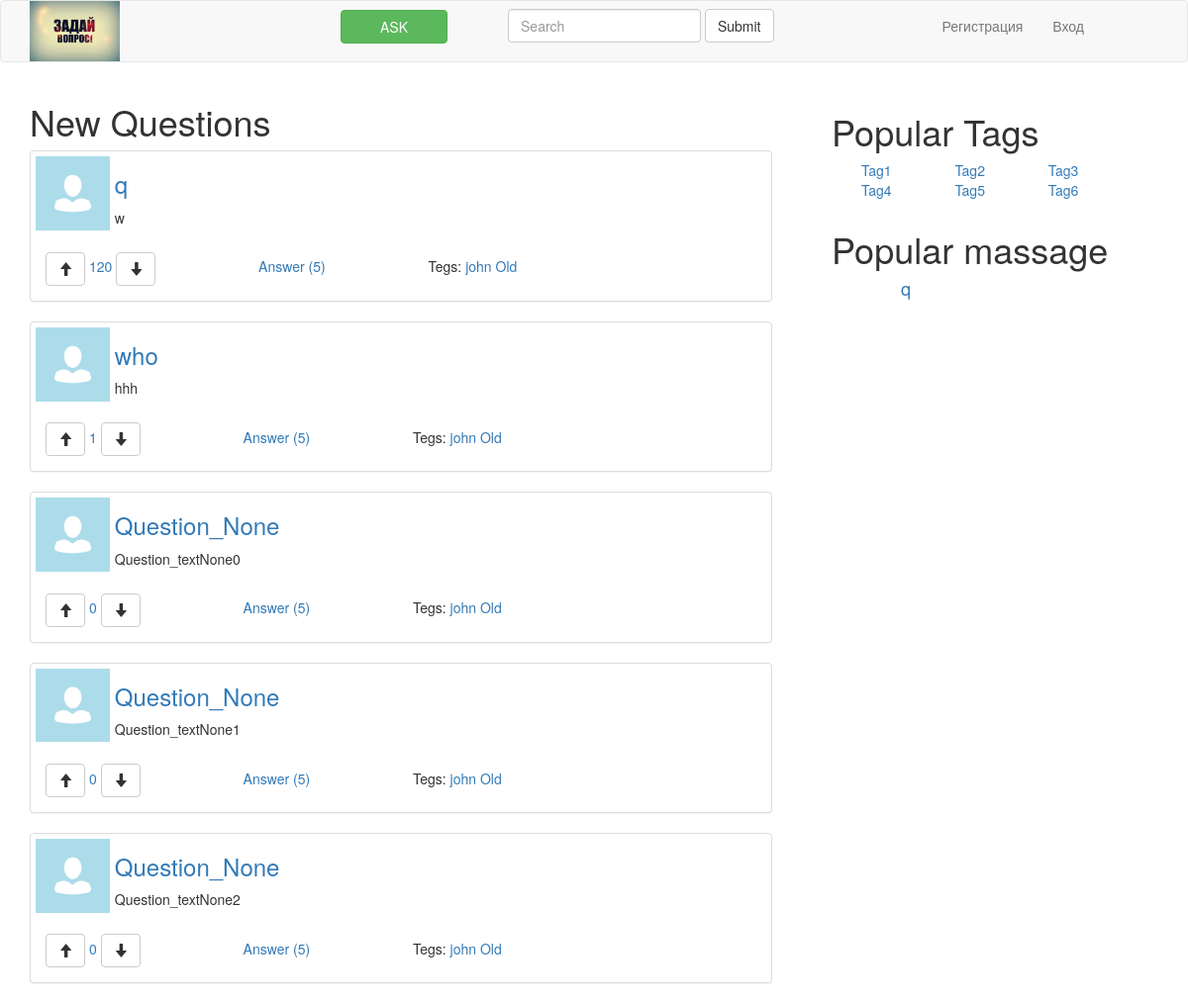
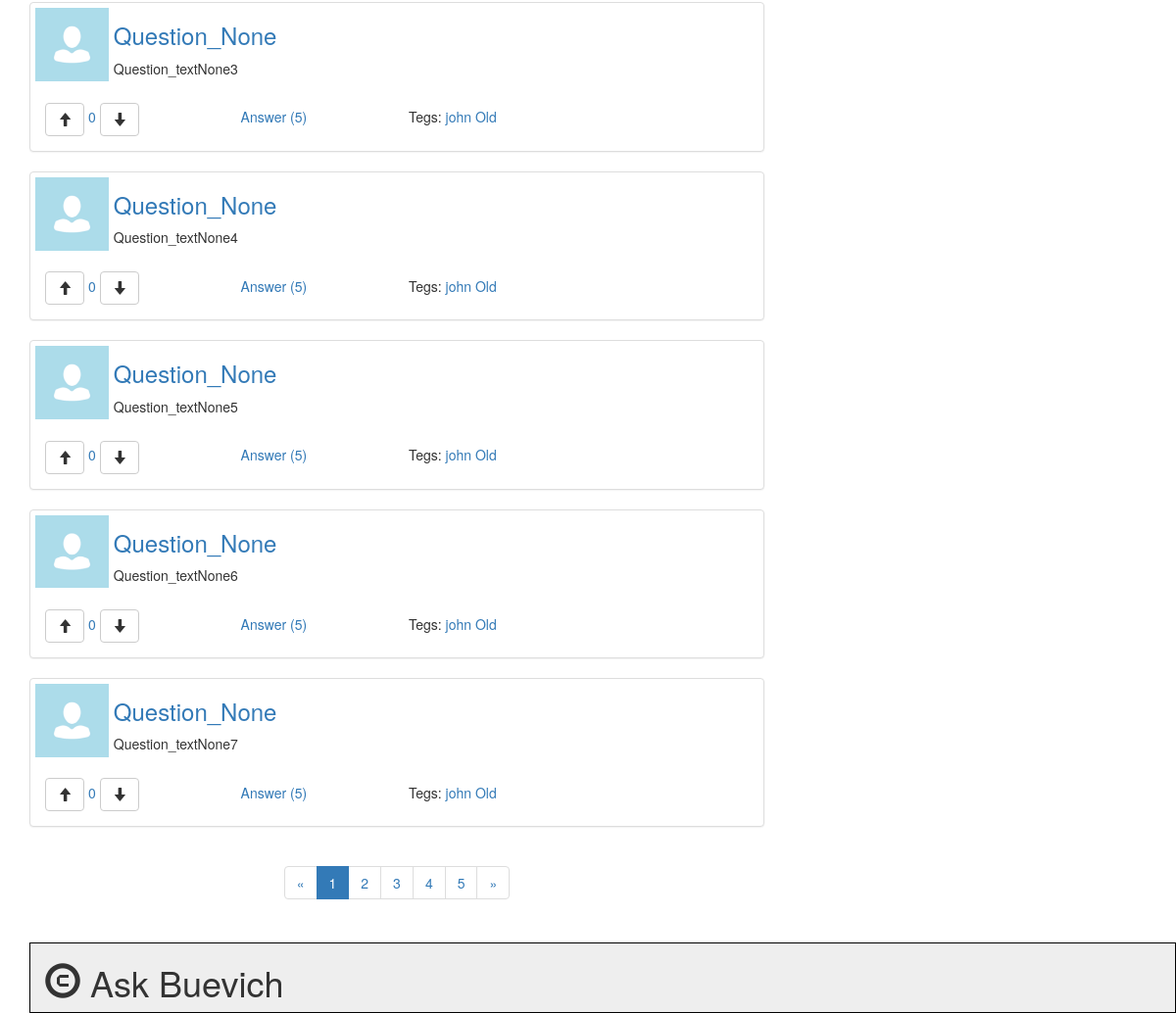
The page / on the database its author committed (2 pictures, top to bottom).
### ask_buevich/models.py (models this page shows, shortened)
class Question(models.Model):
	title = models.CharField(max_length=60)
	text = models.TextField()
	author = models.ForeignKey(Profile)
	rating = models.IntegerField(default=0)
	created_at = models.DateTimeField(default=timezone.now)
	tags = models.ManyToManyField('Tag')
	objects = QuestionManager()
	def get_url(self):
		return '/question{question_id}/'.format(question_id=self.id)

### ask_buevich/views.py (the view)
# urls.py: url(r'^$', 'ask_buevich.views.index_view', name='index'),
def index_view(request, *args, **kwargs):
    articles = Question.objects.all()
    return pagination(request, 'index.html', articles, 'articles', 10, *args, **kwargs)

### ask_buevich/models.py (called while the page is built)
	def best_questions(self):
		return self.filter(rating__gt=GOOD_RATING).order_by('-rating')

### ask_buevich/templatetags/sitebar.py (called while the page is built)
@register.inclusion_tag('Modules/best_questions.html')
def best_questions():
    choices = Question.objects.best_questions()
    choices = choices[:5]
    return {'choices': choices}

### ask_buevich/views.py (called while the page is built)
def pagination(request, html_page, objects, object_name, objects_count, *args, **kwargs):
    paginator = Paginator(objects, objects_count)
    page = request.GET.get('page')
    try:
        objects = paginator.page(page)
    except PageNotAnInteger:
        objects = paginator.page(1)
    except EmptyPage:
        objects = paginator.page(paginator.num_pages)
    kwargs[object_name] = objects
    kwargs['pagination_list'] = objects
    return render(request, html_page, kwargs)

### templates/index.html
{% extends "base.html" %}
{% load static %}
{% block content %}
	<div class="col-md-8">
		{% include "Modules/article_list.html" %}
		{% include "Modules/paginator.html" %}
	</div>
{% endblock %}

### templates/Modules/article.html
			<div class="panel panel-default">
				<img class="avatar-massage" align="left"  src="../../static/avatar.jpg">
				<h3><a href="{{ article.get_url }}">{{ article.title }}</a></h3>
				<p class="margin10">{{ article.text }}</p>
				  <div class="panel-body">
					  <span>
						<button type="button" class="btn btn-default" aria-label="Left Align">
							<span class="glyphicon glyphicon-arrow-up" aria-hidden="true"></span>
						</button>
						<span>
							<a>{{ article.rating }}</a>
						</span>
						<button type="button" class="btn btn-default" aria-label="Left Align">
							<span class="glyphicon glyphicon-arrow-down" aria-hidden="true"></span>
						</button>
					  </span>
					<span class="count-ansver">
						<a>Answer (5)</a>
					</span>
					<span class="tags-massage">
						Tegs:
						<a href="{% url 'tag_john' %}"> john</a>
						<a href="{% url 'tag_john' %}"> Old</a>
					</span>
				  </div>
			</div>

### templates/Modules/best_questions.html
				<div class="popular-massage">
					<h1> Popular massage  </h1>
					<ul>
					{% for choice in choices %}
					    <h4> <a class="popular-massage" href="{{ choice.get_url }}">{{ choice.title }}</a></h4>
					{% endfor %}
					</ul>
				</div>

### static/css/style.css (style rules this page uses)
.avatar-massage { margin: 5px; width: 10% }
.count-ansver { position: relative; left:100px; }
.tags-massage { position: relative; left:200px; }
.popular-massage { margin: 30px }
.margin10 { margin: 10px }

### rows shown on the page
Question: title "q", text "w", rating "120"
Question: title "who", text "hhh", rating "1"
Question: title "Question_None", text "Question_textNone0", rating "0"
Question: title "Question_None", text "Question_textNone1", rating "0"
Question: title "Question_None", text "Question_textNone2", rating "0"
Question: title "Question_None", text "Question_textNone3", rating "0"
Question: title "Question_None", text "Question_textNone4", rating "0"
Question: title "Question_None", text "Question_textNone5", rating "0"
Question: title "Question_None", text "Question_textNone6", rating "0"
Question: title "Question_None", text "Question_textNone7", rating "0"

### other values the page prints
{{ page }} "1"
{{ page }} "2" "3" "4" "5"
